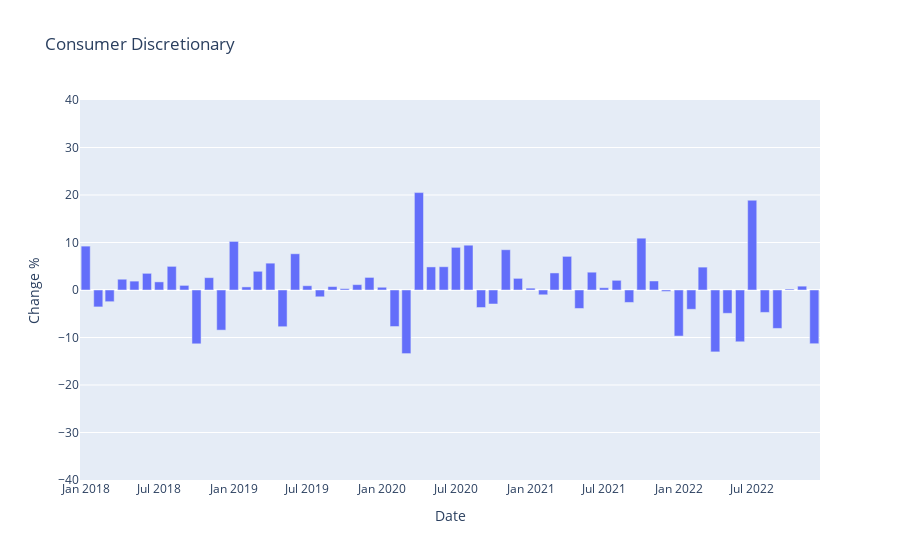

Source (notebook cell):
### Code cell
import plotly.express as px

fig = px.bar(consumer_disc_perf_df, x=consumer_disc_perf_df['Date'], y=consumer_disc_perf_df['Change %'], title='Consumer Discretionary', range_y=[-40,40])
fig.show()
